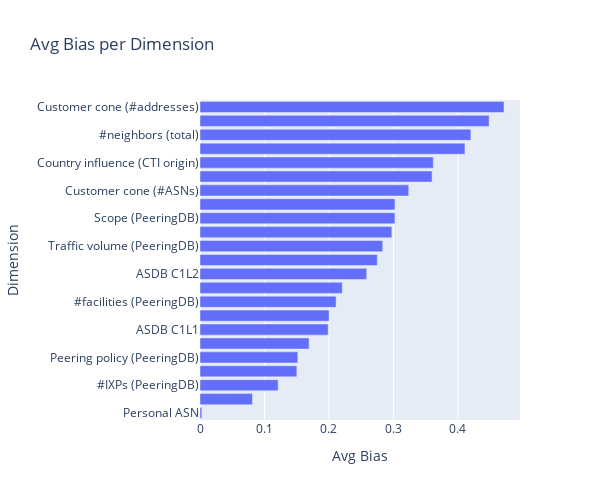

Notebook code cell kept with this figure:
### Markdown cell above
## 4 - Average Bias per Dimension

### Code cell
bar_trace = go.Bar(
    x = sample_avg_bias_per_dim.sort_values().values,
    y = sample_avg_bias_per_dim.sort_values().index,
    orientation = 'h'
)

fig_config = {
    'title': 'Avg Bias per Dimension',
    'xaxis_title': 'Avg Bias',
    'yaxis_title': 'Dimension'
}
plot_bar(bar_trace, fig_config)

### Figure 1 — Plotly figure (JSON) as saved in the notebook; plotly's stock layout.template omitted (floating-point values rounded to 4 significant figures)
{"data": [{"orientation": "h", "type": "bar", "x": [0.002822, 0.08141, 0.1212, 0.1502, 0.1518, 0.1692, 0.1988, 0.2003, 0.2111, 0.2207, 0.2586, 0.275, 0.2834, 0.2976, 0.3024, 0.3024, 0.3238, 0.36, 0.3619, 0.411, 0.4202, 0.4485, 0.4715], "y": ["Personal ASN", "#neighbors (providers)", "#IXPs (PeeringDB)", "Network type (PeeringDB)", "Peering policy (PeeringDB)", "RIR region", "ASDB C1L1", "Traffic ratio (PeeringDB)", "#facilities (PeeringDB)", "Location (continent)", "ASDB C1L2", "#neighbors (customers)", "Traffic volume (PeeringDB)", "Country influence (CTI top)", "Scope (PeeringDB)", "#neighbors (peers)", "Customer cone (#ASNs)", "Customer cone (#prefixes)", "Country influence (CTI origin)", "AS hegemony", "#neighbors (total)", "Location (country)", "Customer cone (#addresses)"]}], "layout": {"height": 500, "title": {"text": "Avg Bias per Dimension"}, "width": 600, "xaxis": {"title": {"text": "Avg Bias"}}, "yaxis": {"title": {"text": "Dimension"}}}}
